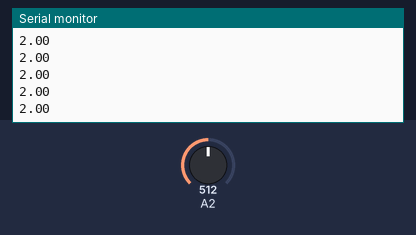
Bench run of a sketch on a simulated Arduino Uno, built with avr-gcc and run on an emulated ATmega328P. On the bench: the last lines printed to the serial monitor. The test bench sets the inputs (shaded band); at power-on: A2 = 512.

Above: at 1.2 s.
1.3 s: A2 set to 716
At 2.0 s:
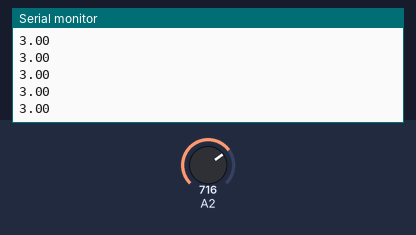
2.8 s: A2 set to 900
At 3.8 s:
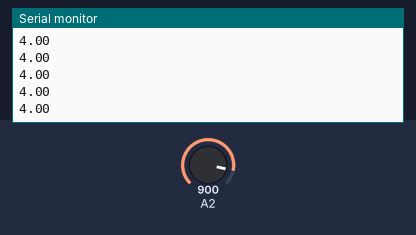
Timing chart, 0 to 5.8 s (numbered marks = the images above; inputs shaded):
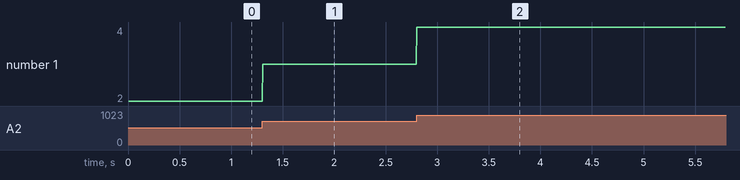

Measured:
- after the input at 1.3 s, the serial monitor: prints a new line at once (image 1)
- after the input at 2.8 s, the serial monitor: prints a new line at once (image 2)
- plotted number 1: 2 → 3 after the input at 1.3 s, 3 → 4 after the input at 2.8 s

The sketch:

LabControle8.ino
```cpp
int duty = 50;
int Ts = 5000;
unsigned long tempoAnt = 0;
int leitura;
float valor;

void setup() {
  //pinMode(A2,INPUT);
  Serial.begin(2000000);
  //TCCR3B = TCCR3B & B11111000 | B00000001;
  //duty = map(duty,0, 100, 0, 255);
  //analogWrite(3,duty);
}

void loop() {
  if(micros() - tempoAnt > Ts){
    leitura = analogRead(A2);
    valor = map(leitura, 0, 1023, 0, 5);
    tempoAnt = micros();
    Serial.println(valor);
  }
}
```
